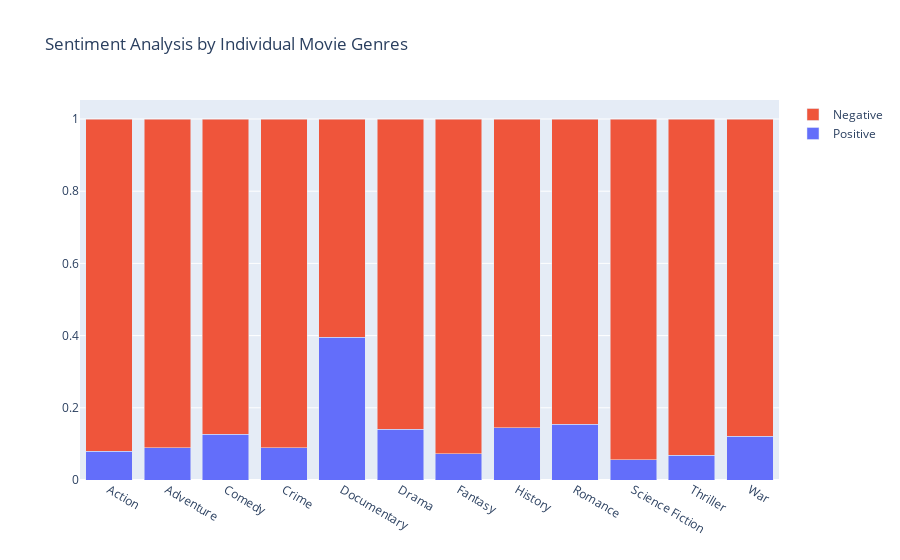

The notebook cell saved with this chart:
### Code cell
all_genres = []
for index, row in merged_df.iterrows():
    genres = row['genres'].split(',')
    for genre in genres:
        if genre in genres_of_interest: 
            all_genres.append({'Genre': genre, 'Emotion': row['overall_sentiment_x']})

flattened_df = pd.DataFrame(all_genres)

sentiment_count = flattened_df.groupby(['Genre', 'Emotion']).size().unstack().fillna(0)

proportions = sentiment_count.div(sentiment_count.sum(axis=1), axis=0)

fig = go.Figure(data=[
    go.Bar(name='Positive', x=proportions.index, y=proportions['POSITIVE']),
    go.Bar(name='Negative', x=proportions.index, y=proportions['NEGATIVE'])
])

fig.update_layout(barmode='stack', title='Sentiment Analysis by Individual Movie Genres')

fig.show()


fig_json = fig.to_json()

with open('figures/genre-sentiment.json', 'w') as json_file:
    json.dump(json.loads(fig_json), json_file, indent=4)

### Figure 1 — Plotly figure (JSON) as saved in the notebook; plotly's stock layout.template omitted (floating-point values rounded to 4 significant figures)
{"data": [{"name": "Positive", "type": "bar", "x": ["Action", "Adventure", "Comedy", "Crime", "Documentary", "Drama", "Fantasy", "History", "Romance", "Science Fiction", "Thriller", "War"], "y": [0.07926, 0.08945, 0.1272, 0.08892, 0.3953, 0.1409, 0.07236, 0.1442, 0.1542, 0.05581, 0.06882, 0.1206]}, {"name": "Negative", "type": "bar", "x": ["Action", "Adventure", "Comedy", "Crime", "Documentary", "Drama", "Fantasy", "History", "Romance", "Science Fiction", "Thriller", "War"], "y": [0.9207, 0.9105, 0.8728, 0.9111, 0.6047, 0.8591, 0.9276, 0.8558, 0.8458, 0.9442, 0.9312, 0.8794]}], "layout": {"barmode": "stack", "title": {"text": "Sentiment Analysis by Individual Movie Genres"}}}
